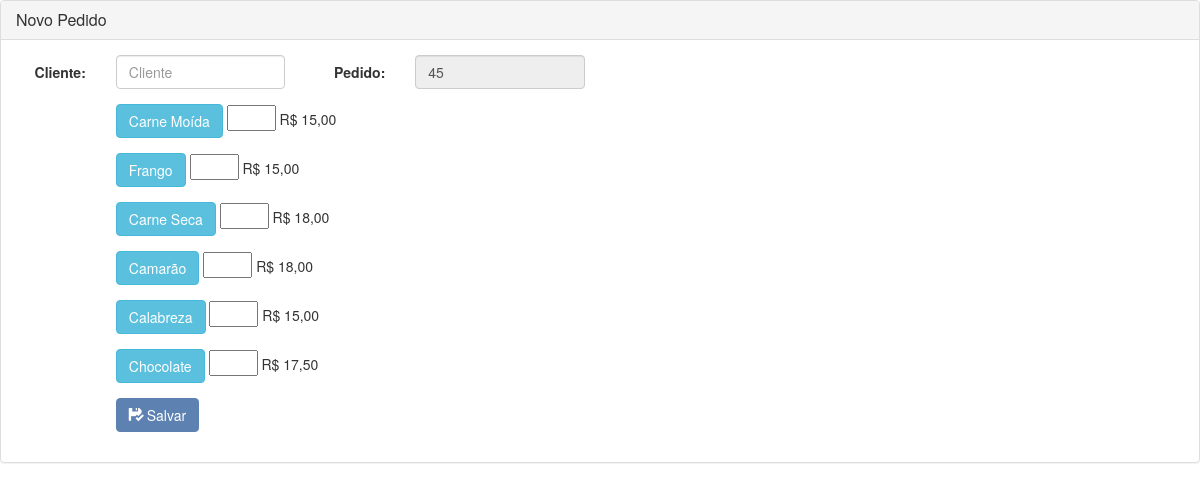
/modulo/comercial/PedidoToqueNovaAba.php, run on an earlier commit of the app's database.
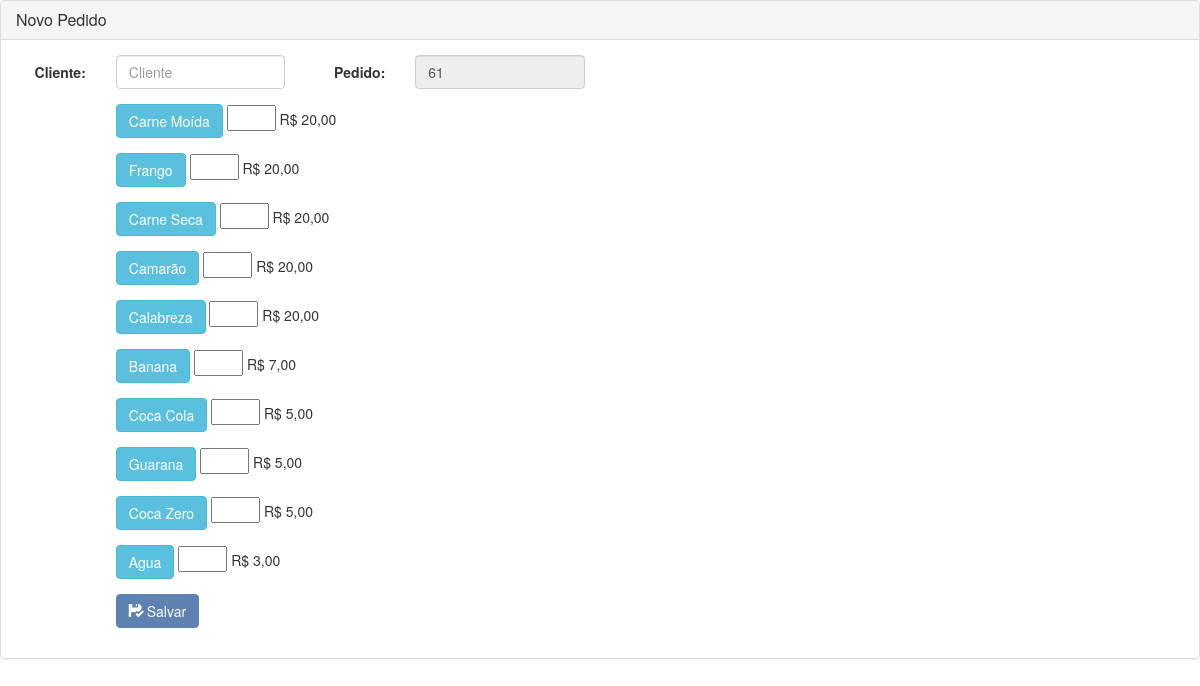
And on a later commit of the database.
### tables this page shows
CREATE TABLE `tb_produto` (
  `pro_codigo` int(11) NOT NULL AUTO_INCREMENT,
  `pro_titulo` varchar(45) NOT NULL,
  `pro_valor` decimal(10,2) NOT NULL,
  `pro_descricao` text,
  `tpr_codigo` int(11) NOT NULL,
  PRIMARY KEY (`pro_codigo`),
  KEY `fk_tb_produto_tb_tipo_produto1_idx` (`tpr_codigo`),
  CONSTRAINT `fk_tipo_produto` FOREIGN KEY (`tpr_codigo`) REFERENCES `tb_tipo_produto` (`tpr_codigo`) ON DELETE NO ACTION ON UPDATE NO ACTION
);

### bootstrap.php (called while the page is built, shortened)
<?php
function autoload($class){
	$file = str_replace('\\',DS, DOCROOT.DS.$class).'.php';
}
?>

### system/model/TbPedido.php (called while the page is built, shortened)
<?php
class TbPedido extends DataBase
{
	public function getPedNumber()
	{
		$query = ("SELECT MAX(ped_codigo) FROM tb_pedido ");
		try {
			$stmt = $this->conexao->prepare($query);
			$stmt->execute();
			$number = $stmt->fetch(\PDO::FETCH_NUM);
			return $number[0] + 1;
		} catch (\PDOException $e) {
			throw new \PDOException($e->getMessage());
		}
	}
}

### system/model/TbProduto.php (called while the page is built, shortened)
<?php
class TbProduto extends DataBase
{
	public function listProductScreenSale()
	{
		$query = ("SELECT * FROM tb_produto");
		try {
		$stmt = $this->conexao->prepare($query);
		$stmt->execute();
		return($stmt);
		} catch (Exception $e) {
			throw new \PDOException($e->getMessage(), $e->getCode());
		}
	}
	public function getPriceProduct($pro_codigo)
	{
		$query = ("SELECT pro_valor
					FROM tb_produto
					WHERE pro_codigo = ?");
		try {
			$stmt = $this->conexao->prepare($query);
			$stmt->bindParam(1, $pro_codigo, \PDO::PARAM_INT);
			$stmt->execute();
			$pro_valor = $stmt->fetch(\PDO::FETCH_ASSOC);
			return($pro_valor['pro_valor']);
		} catch (Exception $e) {
			throw new \PDOException($e->getMessage(), $e->getCode());
		}
	}
}

### modulo/comercial/forms/cadastrar/novopedidotoque.php (the view, shortened to what this page needs)
<div class="panel panel-default">
	<div class="panel-heading">
		<h3 class="panel-title">Novo Pedido</h3>
	</div>
	<div class="panel-body">
	<?php
		$tbPedido = new TbPedido();
		$tbProduto = new TbProduto();
		?>
		<form class="form-horizontal" id="pedidotoque" method="post" action="action/createPedidoToque.php">
		<div class="form-group">
			<label for="inputEmail3" class="col-sm-1 control-label">Cliente:</label>
				<div class="col-sm-2">
					<input type="text" name="ped_cliente" value="" class="form-control" placeholder="Cliente">
				</div>
			<label for="" class="col-sm-1 control-label">Pedido:</label>
				<div class="col-sm-2">
					<input type="text" name="" value="<?php echo $tbPedido->getPedNumber(); ?>" class="form-control" readonly="readonly">
				</div>
		</div>
		<?php foreach ($tbProduto->listProductScreenSale() as $product):?>
		<div class="form-group">
		<label class="col-md-1 control-label" for="<?php echo $product['pro_titulo'] ?>"></label>
		  <div class="col-md-4">
		    <div class="btn btn-info"><?php echo($product['pro_titulo']); ?></div>
		    	<input name="<?php echo($product['pro_codigo']);?>" value="" size="3" class="">
		    	<?php echo('R$ '.NumberFormat::builder()->numberClient($tbProduto->getPriceProduct($product['pro_codigo'])));?>
		  </div>
  		</div>
		<?php endforeach; ?>
		<div class="form-group">
			<div class="col-md-2 col-md-offset-1">
			     <button id="button2id" name="button2id" class="btn btn-primary">
			     	<span class="glyphicon glyphicon-floppy-saved"></span> Salvar
			     </button>
			</div>
		</div>
		</form>
	</div>
</div>

### modulo/comercial/PedidoToqueNovaAba.php (shortened to what this page needs)
<?php
include_once '../../bootstrap.php';
?>
	<!doctype html>
<html>
	<head>
		<link rel="stylesheet" href="../../css/bootstrap.css">
	</head>
	<body>
<?php
$FormController = new \system\core\FormController();
$FormController->setForm('forms/cadastrar/novopedidotoque')->getForm();
?>
	</body>
</html>

What changed in the data, as far as the page shows it:
changed tb_produto "Carne Moída": pro_codigo+pro_valor "15,00" → "20,00"
changed tb_produto "Frango": pro_codigo+pro_valor "15,00" → "20,00"
changed tb_produto "Carne Seca": pro_codigo+pro_valor "18,00" → "20,00"
changed tb_produto "Camarão": pro_codigo+pro_valor "18,00" → "20,00"
changed tb_produto "Calabreza": pro_codigo+pro_valor "15,00" → "20,00"
changed tb_produto: pro_titulo "Chocolate" → "Banana"; pro_codigo+pro_valor "17,50" → "7,00"
added tb_produto: pro_titulo "Coca Cola", pro_codigo+pro_valor "5,00"
added tb_produto: pro_titulo "Guarana", pro_codigo+pro_valor "5,00"
added tb_produto: pro_titulo "Coca Zero", pro_codigo+pro_valor "5,00"
added tb_produto: pro_titulo "Agua", pro_codigo+pro_valor "3,00"
Also different on the page:
form field value: "45" → "61"
